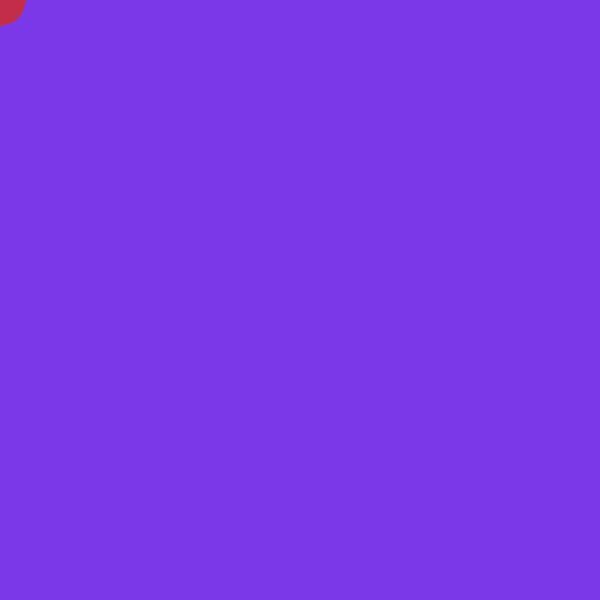
Frame 1 (no input)
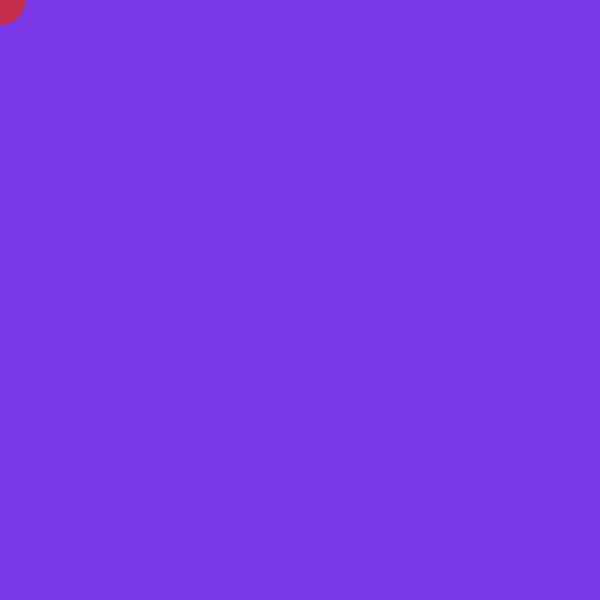
Frame 60 (the mouse pressed at the canvas centre just before this capture)
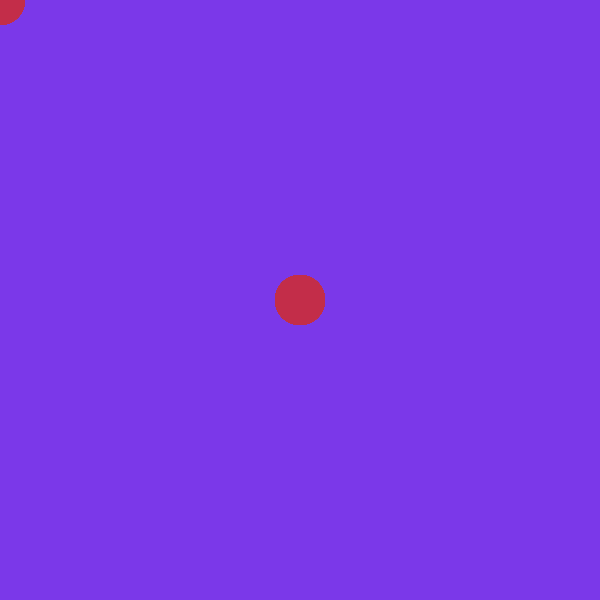
Frame 120 (the mouse held since frame 60 and released just before this capture)

The Processing sketch that drew these frames (run headless with seeded random() and noise(); from frame 60 on, the mouse is pressed at the canvas centre):

// Processing sketch: processing_184698
// ── processing_184698.pde

void setup () {
size(600,600);
background(123,56,233);
}
int la=12;
void draw () {
la=la*90;
noStroke();
fill(195,45,73);
ellipse(mouseX,mouseY,50,50);
}
